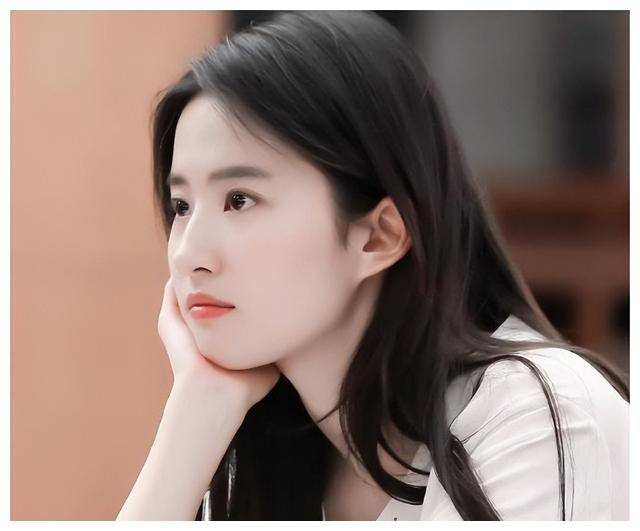
#> input picture 9-卢顺权/第二周/grey/LYF.jpeg, 640 x 531 px
$ python grey.py
#> lines starting #> are read from the running program, lines starting #| are printed output that depends on the picture
#> further down, img is the input picture: shape (531, 640, 3); mean B, G, R 116.5, 124.3, 145.1
import cv2
from skimage.color import rgb2gray
import numpy as np
import matplotlib.pyplot as plt
from PIL import Image
# [24 lines of commented-out code are left out]
def a(img,w,h):
#> called with w = 300, h = 400
    height, width, channels = img.shape
#> height = 531; width = 640; channels = 3
    emptyImage = np.zeros((h, w, channels), np.uint8)
    sh = h / height
#> sh = 0.753
    sw = w / width
#> sw = 0.469
    for i in range(h):
        for j in range(w):
            x = int(i / sh +0.5)
            y = int(j / sw+0.5)
            if(y>=width):
                y=y-1
            if (x >= height):
                x = x - 1
            emptyImage[i, j] = img[x, y]
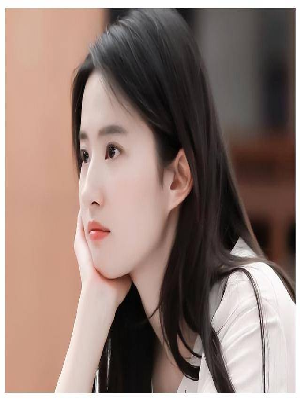
#> emptyImage: shape (400, 300, 3); mean B, G, R 116.4, 124.1, 144.9
    return  emptyImage
img = cv2.imread('LYF.jpeg')
zoom = a(img,300,400)
cv2.imshow('', zoom)
cv2.waitKey(0)
